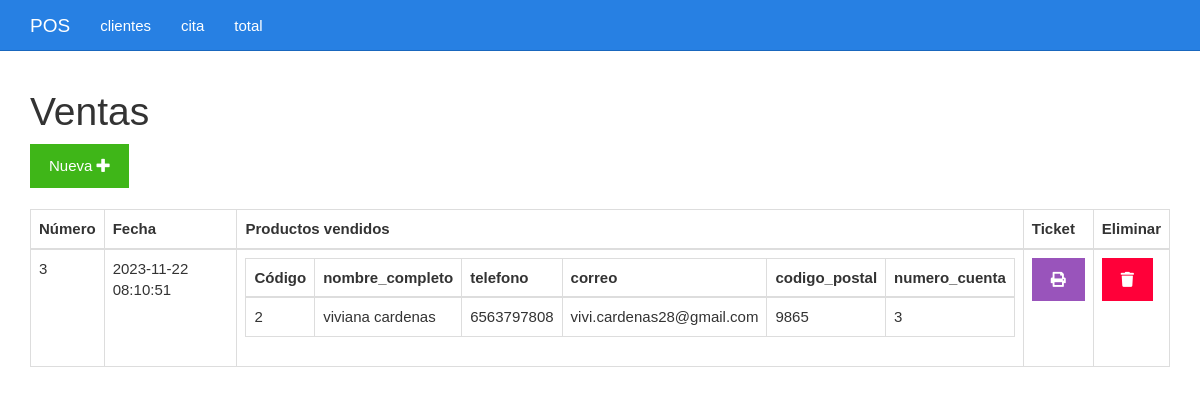
Page /ventas.php on the committed database.
### tables this page shows
CREATE TABLE `tbl_ventas` (
  `id` bigint(20) UNSIGNED NOT NULL,
  `fecha` datetime NOT NULL,
  `total` decimal(7,2) NOT NULL
);

### ventas.php (the view)
<?php include_once "encabezado.php" ?>
<?php
include_once "base_de_datos.php";
$sentencia = $base_de_datos->query("SELECT tbl_ventas.total, tbl_ventas.fecha, tbl_ventas.id, GROUP_CONCAT(	tbl_productos.codigo, '..', tbl_productos.nombre_completo, '..',  tbl_productos.telefono, '..', tbl_productos.correo, '..',  tbl_productos.codigo_postal, '..', tbl_productos.numero_cuenta  SEPARATOR '__') AS tbl_productos FROM tbl_ventas INNER JOIN tbl_productosvendidos ON tbl_productosvendidos.id_venta = tbl_ventas.id INNER JOIN tbl_productos ON tbl_productos.id = tbl_productosvendidos.id_producto GROUP BY tbl_ventas.id ORDER BY tbl_ventas.id;");
$ventas = $sentencia->fetchAll(PDO::FETCH_OBJ);
?>
	<div class="col-xs-12">
		<h1>Ventas</h1>
		<div>
			<a class="btn btn-success" href="./vender.php">Nueva <i class="fa fa-plus"></i></a>
		</div>
		<br>
		<table class="table table-bordered">
			<thead>
				<tr>
					<th>Número</th>
					<th>Fecha</th>
					<th>Productos vendidos</th>
					<th>Ticket</th>
					<th>Eliminar</th>
				</tr>
			</thead>
			<tbody>
				<?php foreach($ventas as $venta){ ?>
				<tr>
					<td><?php echo $venta->id ?></td>
					<td><?php echo $venta->fecha ?></td>
					<td>
						<table class="table table-bordered">
							<thead>
								<tr>
									<th>Código</th>
									<th>nombre_completo</th>
									<th>telefono</th>
									<th>correo</th>
									<th>codigo_postal</th>
									<th>numero_cuenta</th>
								</tr>
							</thead>
							<tbody>
								<?php foreach(explode("__", $venta->tbl_productos) as $productosConcatenados){
								$producto = explode("..", $productosConcatenados)
								?>
								<tr>
									<td><?php echo $producto[0] ?></td>
									<td><?php echo $producto[1] ?></td>
									<td><?php echo $producto[2] ?></td>
									<td><?php echo $producto[3] ?></td>
									<td><?php echo $producto[4] ?></td>
									<td><?php echo $producto[5] ?></td>
								</tr>
								<?php } ?>
							</tbody>
						</table>
					</td>
					<td><a class="btn btn-info" href="<?php echo "imprimirTicket.php?id=" . $venta->id?>"><i class="fa fa-print"></i></a></td>
					<td><a class="btn btn-danger" href="<?php echo "eliminarVenta.php?id=" . $venta->id?>"><i class="fa fa-trash"></i></a></td>
				</tr>
				<?php } ?>
			</tbody>
		</table>
	</div>
<?php include_once "pie.php" ?>

### css/estilo.css (style rules this page uses)
body { padding-top: 70px; }

### rows in the picture
tbl_ventas: id "3", fecha "2023-11-22 08:10:51", producto "2", producto "viviana cardenas", producto "6563797808", producto "vivi.cardenas28@gmail.com", producto "9865", producto "3"
